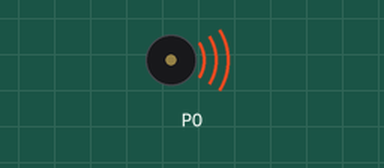
A program run on a simulated BBC micro:bit (MakeCode). On the bench: buzzer (waves = sounding).

Above: at 1.5 s.
Timing chart, 0 to 9.9 s (numbered marks = the images above):
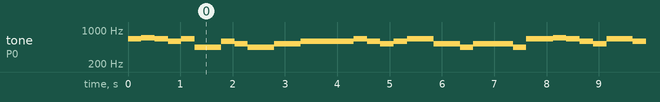

Measured:
- by itself, tone on P0: plays 659 Hz for 0.26 s, 698 Hz for 0.26 s, 659 Hz for 0.26 s, 587 Hz for 0.26 s, 659 Hz for 0.26 s, 440 Hz for 0.51 s … (294 notes in this stretch)

The program:

main.ts
```typescript
basic.forever(function () {
    music.playTone(659, music.beat(BeatFraction.Half))
    music.playTone(698, music.beat(BeatFraction.Half))
    music.playTone(659, music.beat(BeatFraction.Half))
    music.playTone(587, music.beat(BeatFraction.Half))
    music.playTone(659, music.beat(BeatFraction.Half))
    music.playTone(440, music.beat(BeatFraction.Whole))
    music.playTone(587, music.beat(BeatFraction.Half))
    music.playTone(523, music.beat(BeatFraction.Half))
    music.playTone(440, music.beat(BeatFraction.Whole))
    music.playTone(523, music.beat(BeatFraction.Whole))
    music.playTone(587, music.beat(BeatFraction.Whole))
    music.playTone(587, music.beat(BeatFraction.Half))
    music.playTone(587, music.beat(BeatFraction.Half))
    music.playTone(659, music.beat(BeatFraction.Half))
    music.playTone(587, music.beat(BeatFraction.Half))
    music.playTone(523, music.beat(BeatFraction.Half))
    music.playTone(587, music.beat(BeatFraction.Half))
    music.playTone(659, music.beat(BeatFraction.Whole))
    music.playTone(523, music.beat(BeatFraction.Whole))
    music.playTone(440, music.beat(BeatFraction.Half))
    music.playTone(523, music.beat(BeatFraction.Half))
    music.playTone(523, music.beat(BeatFraction.Whole))
    music.playTone(440, music.beat(BeatFraction.Half))
    music.playTone(659, music.beat(BeatFraction.Half))
    music.playTone(659, music.beat(BeatFraction.Half))
    music.playTone(698, music.beat(BeatFraction.Half))
    music.playTone(659, music.beat(BeatFraction.Half))
    music.playTone(587, music.beat(BeatFraction.Half))
    music.playTone(523, music.beat(BeatFraction.Half))
    music.playTone(659, music.beat(BeatFraction.Whole))
    music.playTone(587, music.beat(BeatFraction.Half))
    music.playTone(659, music.beat(BeatFraction.Half))
    music.playTone(440, music.beat(BeatFraction.Whole))
    music.playTone(440, music.beat(BeatFraction.Half))
    music.playTone(523, music.beat(BeatFraction.Half))
    music.playTone(523, music.beat(BeatFraction.Half))
    music.playTone(494, music.beat(BeatFraction.Half))
    music.playTone(494, music.beat(BeatFraction.Half))
    music.playTone(494, music.beat(BeatFraction.Half))
    music.playTone(659, music.beat(BeatFraction.Whole))
    music.playTone(587, music.beat(BeatFraction.Whole))
    music.playTone(523, music.beat(BeatFraction.Breve))
})
```

test.ts
```typescript
// 在此处测试；当此软件包作为插件使用时，将不会编译此软件包。
```
